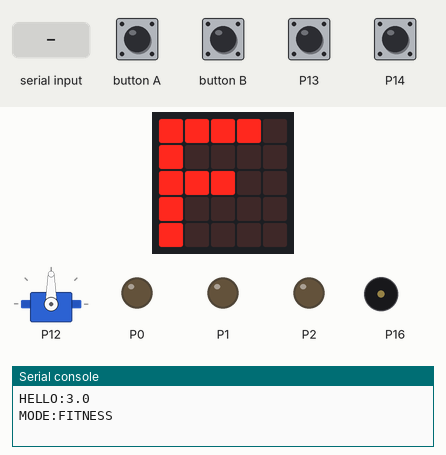
A program run on a simulated BBC micro:bit running MicroPython. Parts: servo, the board's 5×5 LED display, output pins drawn as LEDs (lit = HIGH), buzzer (waves = sounding), the last lines printed to the serial console. Inputs (shaded band) come from the test bench; at power-on: P13 HIGH, P14 HIGH. Servo angles are drawn from the pulse width (0.5 ms = 0°, 2.5 ms = 180°).

Above: at 2.1 s.
2.2 s: button A pressed for 0.15 s
At 3.6 s:
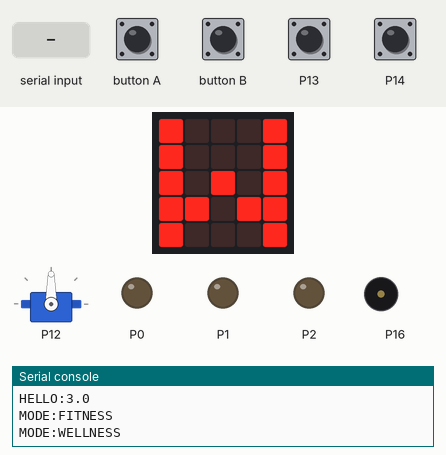
3.9 s: button B pressed for 0.15 s
At 4.2 s:
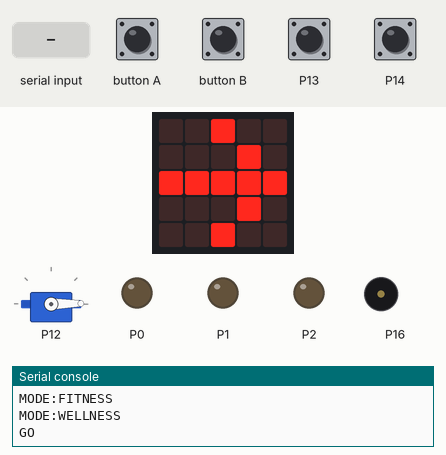
7.0 s: "LIGHT:" typed at the serial console, then Enter
At 8.3 s:
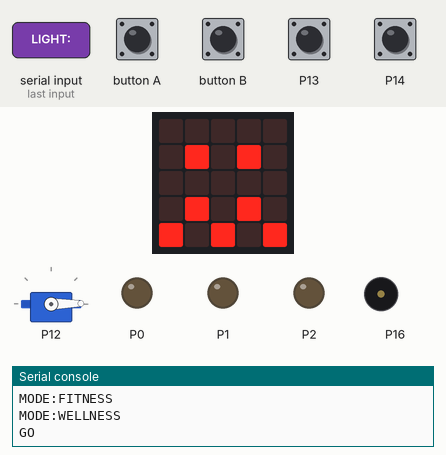
9.0 s: button A pressed for 1 s
At 10.5 s:
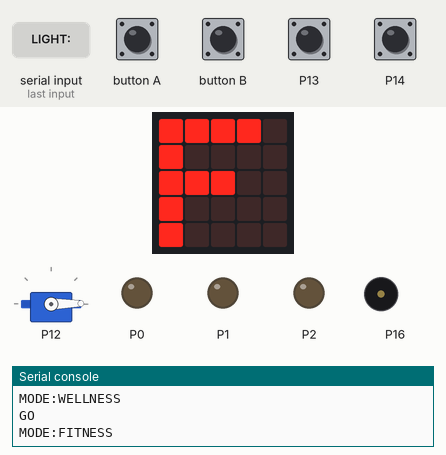
11.5 s: P13 pulled LOW for 0.15 s
At 12.2 s:
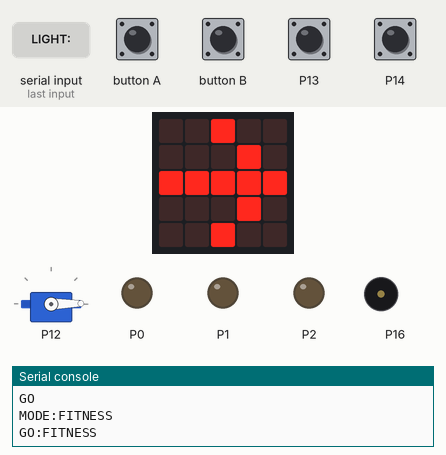
Timing chart, 0 to 14.5 s (numbered marks = the images above; inputs shaded):
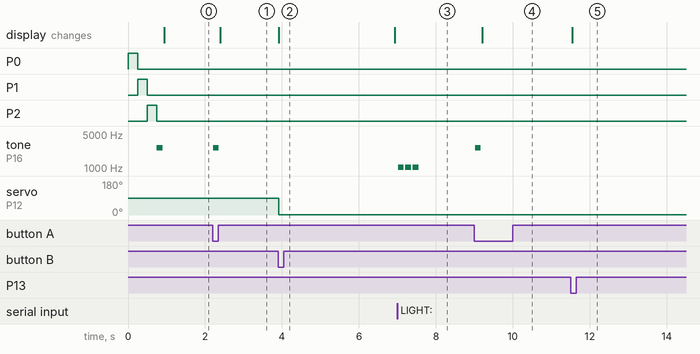

The program:

main.py
```python
# Fit & Well 點餐導航 — micro:bit 控制端（MicroPython）v3.0
#
# 燒錄：https://python.microbit.org 貼上這個檔案 → Send to micro:bit。
#       燒錄後要「完全關掉瀏覽器，再拔插 USB」，電腦才收得到訊息。
# V1、V2 都可以用。V1 記憶體很小，加功能前請先實機測試。
#
# 接線（圖見 docs/images/wiring/）：
#   必接：P0 綠燈、P1 黃燈、P2 紅燈（各串電阻接 GND）
#   選用（沒接會自動略過）：P13 健身鈕、P14 養生鈕、P12 伺服馬達、P16 蜂鳴器、
#        P4 預算旋鈕、P10 辣度旋鈕（旋鈕中間腳都要串 10kΩ，並在設定打開）
#
# 操作：A 切模式（F/W）、B 推薦、健身／養生鈕直接推薦、
#       預算旋鈕：1~4 段 + A（不限）、辣度旋鈕：0 不辣 ~ 5 + A（都可以）

from microbit import *
import gc
import music

gc.collect()  # 先清掉編譯程式時留下的暫存，後面建立函式才有連續的記憶體（V1 必要）

# ============ 功能開關 ============
# 平常請改電腦上的 config/hardware.json：連上電腦時會自動把設定送過來（CFG 指令），不用重新燒錄。
# 下面是「沒接電腦時」用的預設值：
#   KNOB       有接「預算旋鈕」（P4）才改成 "1"（沒接卻打開，預算會亂跳）
#   SKNOB      有接「辣度旋鈕」（P10）才改成 "1"
#   BUZZER     蜂鳴器："passive" 無源（類比）／"active" 有源（數位）／"off" 不要聲音
#   SERVO_REV  指針方向相反時改成 "1"
#   BEEP       每一聲的長度（毫秒），越長聽起來越大聲
CFG = {"KNOB": "0", "SKNOB": "0", "BUZZER": "passive", "SERVO_REV": "0", "BEEP": "150"}
# 腳位：0 綠 1 黃 2 紅 3 健身鈕 4 養生鈕 5 伺服 6 蜂鳴器 7 預算旋鈕 8 辣度旋鈕
# 腳位：產生 .hex 時（scripts/build_microbit_hex.py）會依 config/hardware.json 的 pins 自動替換這一行。
# V1 記憶體很小，連「執行中換腳位」的程式都放不下，所以腳位在燒錄前就決定好。
P = [pin0, pin1, pin2, pin13, pin14, pin12, pin16, pin4, pin10]
for p in P[3:5]:  # 外接按鈕：內部上拉，沒接按鈕時一直讀到 1（= 沒按）
    p.read_digital()
    p.set_pull(p.PULL_UP)

mode = "FITNESS"
score = -1      # 電腦送來的健康百分比 0~100（-1 = 還沒收到）
waiting = 0     # 送出 GO 的時間（0 = 沒在等）
buf = b""
servo_off = 0
knob_t = 0
gc_t = 0
prev = [1, 1]   # 外接按鈕上一次的狀態
# 旋鈕：[段數, 上次讀到的段, 目前的段, 指令]；最後一段 = 不限／都可以
KN = [[5, -1, 2, "BUDGET:"], [7, -1, 2, "SPICY:"]]
MODES = ("FITNESS", "WELLNESS")
# 蜂鳴器在 2000~3000Hz 附近最響（共振頻率），所以音高都選在這附近
BEEPS = {"GREEN": (2637, 2), "YELLOW": (2093, 1)}


def beep(freq, n=1):
    for i in range(n):
        if CFG["BUZZER"] == "off":
            return
        if CFG["BUZZER"] == "active":
            P[6].write_digital(1)
            sleep(int(CFG["BEEP"]))
            P[6].write_digital(0)
        else:
            music.pitch(freq, int(CFG["BEEP"]), P[6])  # 從蜂鳴器腳位輸出，綠燈不會跟著閃
        sleep(40)


def set_light(c):
    P[0].write_digital(int(c == "GREEN"))
    P[1].write_digital(int(c == "YELLOW"))
    P[2].write_digital(int(c == "RED"))


def servo(a):
    # V1 的蜂鳴器聲音會改掉訊號節奏，所以要「先播聲音、再轉馬達」，每次都重設 20ms
    global servo_off
    if CFG["SERVO_REV"] == "1":
        a = 180 - a
    P[5].write_analog(26 + a * 102 // 180)  # 0.5ms ~ 2.5ms 脈波
    P[5].set_analog_period(20)
    servo_off = running_time() + 700         # 轉到定位後停止送訊號，避免抖動


def show_mode():
    display.show("F" if mode == "FITNESS" else "W")


def go(cmd):
    global waiting
    print(cmd)
    display.show(Image.ARROW_E)
    set_light("OFF")
    servo(0)
    waiting = running_time()


def level(i, z):
    # 旋鈕換段：告訴電腦，點陣顯示一下（最後一段顯示 A = 不限／都可以）
    k = KN[i]
    k[2] = z
    t = "ANY" if z == k[0] - 1 else str(z)
    print(k[3] + t)
    display.show("A" if t == "ANY" else str(z + 1 - i))  # 預算顯示 1~4、辣度顯示 0~5
    beep(2637)
    sleep(500)
    show_mode()


def handle(line):
    global waiting, score
    if line == "HELLO?":
        print("HELLO:3.0")
        print("MODE:" + mode)
    elif line[:4] == "CFG:":  # 電腦送來的設定（config/hardware.json），例如 CFG:KNOB:1
        k, v = line[4:].split(":", 1)
        if CFG.get(k) != v:  # 電腦每 15 秒重送一次，沒變就不重寫（省記憶體）
            CFG[k] = v
    elif line[:6] == "SCORE:":
        score = int(line[6:])
    elif line[:6] == "LIGHT:":
        c = line[6:]
        waiting = 0
        set_light(c)
        if c == "OFF":
            return
        beep(*BEEPS.get(c, (1047, 3)))
        if score >= 0:
            servo(score * 180 // 100)  # 聲音播完才轉，不然指針不會動
    elif line[:5] == "SHOW:":
        display.show(line[5:])


def buttons():
    global mode
    if button_a.was_pressed():
        mode = "WELLNESS" if mode == "FITNESS" else "FITNESS"
        print("MODE:" + mode)
        beep(2637)
        show_mode()
    if button_b.was_pressed():
        go("GO")
    # 外接按鈕：按下的瞬間（1 → 0）才觸發
    for i in (0, 1):
        v = P[3 + i].read_digital()
        if v < prev[i]:
            mode = MODES[i]
            go("GO:" + mode)
        prev[i] = v


def knobs(now):
    # 旋鈕預設接在 P4、P10（點陣也用這兩隻腳），要先關點陣才能讀
    global knob_t
    if waiting or now - knob_t < 500 or (CFG["KNOB"] + CFG["SKNOB"]) == "00":
        return
    knob_t = now
    display.off()
    a = P[7].read_analog()
    b = P[8].read_analog()
    display.on()
    for i in (0, 1):
        k = KN[i]
        if CFG["SKNOB" if i else "KNOB"] != "1":
            continue
        z = min(k[0] - 1, (b if i else a) * k[0] // 1024)
        if z == k[1] and z != k[2]:  # 連續兩次一樣才算數，避免抖動
            level(i, z)
        k[1] = z


def read_serial():
    # 讀電腦傳來的指令（一行一個）
    global buf
    if uart.any():
        buf += uart.read(32)  # 一次只讀一小段，記憶體不夠時也配得到
        while b"\n" in buf:
            raw, buf = buf.split(b"\n", 1)
            line = str(raw, "utf-8").strip()
            if line:
                handle(line)


def tick(now):
    # 等太久沒回應、伺服馬達停止訊號
    global waiting, servo_off
    if waiting and now - waiting > 3000:  # 3 秒沒回應：電腦端可能沒開
        waiting = 0
        display.show(Image.CONFUSED)  # 停在這個表情，下一次操作就會換掉
    if servo_off and now > servo_off:
        P[5].write_digital(0)
        servo_off = 0


def main():
    global buf, gc_t
    # ============ 開機自我檢查：每個零件動一下，看哪個沒接好 ============
    gc.collect()  # 先整理編譯程式後留下的零碎記憶體（V1 必要）
    for c in ("GREEN", "YELLOW", "RED"):
        set_light(c)
        sleep(250)
    set_light("OFF")
    beep(2637)
    servo(90)
    print("HELLO:3.0")
    print("MODE:" + mode)
    show_mode()

    # ============ 主迴圈 ============
    while True:
        try:
            now = running_time()
            buttons()
            knobs(now)
            read_serial()
            tick(now)
            if now - gc_t > 1000:  # 每秒整理一次記憶體
                gc.collect()
                gc_t = now
        except MemoryError:
            # V1 記憶體不夠時不要當機：清掉緩衝區、整理記憶體後繼續跑。
            # 一直不夠時，電腦端收到大量 WARN:MEMORY 會自動讓程式重開。
            buf = b""
            gc.collect()
            print("WARN:MEMORY")
        sleep(40)


main()
```

Measured:
- after the input at 2.2 s, tone on P16: silent → 2637 Hz at once, → silent 0.15 s later; the display: changes after 0.20 s (image 1)
- after the input at 3.9 s, servo on P12: 90° → 1° at once; the display: changes at once (image 2)
- after the input at 7.0 s, tone on P16: alternates 1047 Hz for 0.15 s and silent for 0.04 s, 6 changes in all, then stays silent, starting at once
- after the input at 9.0 s, tone on P16: silent → 2637 Hz at once, → silent 0.15 s later; the display: changes after 0.21 s (image 4)
- after the input at 11.5 s, the display: changes at once (image 5)
